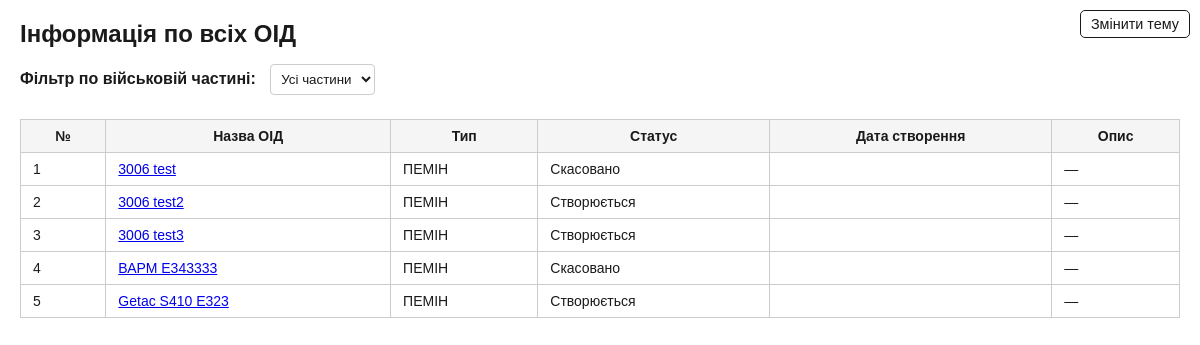
The app's page /oids/unit_overview/, older data.
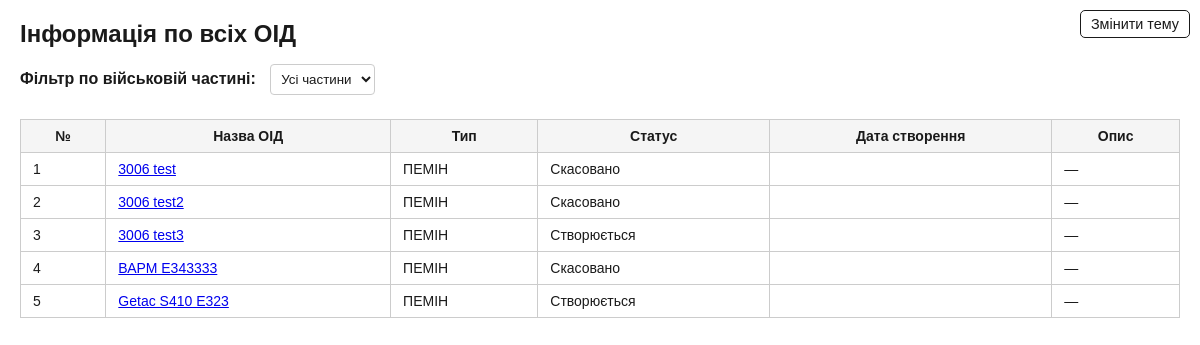
The same page, newer data.
### oids/models.py (models this page shows, shortened)
class OID(models.Model):  # Об'єкт інформаційної діяльності
    name = models.CharField(max_length=255, verbose_name="Назва")
    unit = models.ForeignKey(Unit, on_delete=models.CASCADE, verbose_name="Військова частина")
    sec_level = models.CharField(max_length=10, choices=SecLevelChoices.choices, default=SecLevelChoices.S, verbose_name="Гриф ОІД")
    room = models.CharField(max_length=255, verbose_name="Приміщення №")  # address -> room
    note = models.TextField(verbose_name="Примітка", blank=True, null=True)  # purpose -> note
    oid_type = models.CharField(max_length=10, choices=OIDTypeChoices.choices, default=OIDTypeChoices.PC, verbose_name="Тип ОІД")
    status = models.CharField(max_length=30, choices=OIDStatusChoices.choices, default=OIDStatusChoices.NEW, verbose_name="Поточний стан ОІД")
    created_by_document = models.OneToOneField(
        'Document',
        on_delete=models.SET_NULL,
        null=True,
        blank=True,
        related_name='first_doc_for_oid',
        verbose_name="Перший документ (Атестація/ІК)"
    )
    latest_document = models.ForeignKey(
        'Document',
        on_delete=models.SET_NULL,
        null=True,
        blank=True,
        related_name='latest_doc_for_oid',
        verbose_name="Останній документ"
    )

### oids/views.py (the view)
# urls.py: path('unit_overview/', views.unit_overview, name='unit_overview'),
def unit_overview(request):
    selected_unit_id = request.GET.get('unit')
    units = Unit.objects.all()
    if selected_unit_id:
        oids = OID.objects.filter(unit__id=selected_unit_id).order_by('name')
    else:
        oids = OID.objects.all().order_by('unit', 'name')
    return render(request, 'oids/unit_overview.html', {
        'oids': oids,
        'units': units,
        'selected_unit_id': selected_unit_id
    })

### oids/templates/oids/unit_overview.html (shortened to what this page needs)
<!DOCTYPE html>
<html lang="uk">
<head>
</head>
<body>
<button class="theme-toggle" onclick="toggleTheme()">Змінити тему</button>
{% block content %}
<h2>Інформація по всіх ОІД</h2>
<form method="get" class="mb-4">
  <label for="unit">Фільтр по військовій частині:</label>
  <select name="unit" id="unit" onchange="this.form.submit()">
    <option value="">Усі частини</option>
  </select>
</form>
<table class="table-auto w-full border-collapse border border-gray-300">
  <thead class="bg-gray-100">
    <tr>
      <th class="border px-4 py-2">№</th>
      <th class="border px-4 py-2">Назва ОІД</th>
      <th class="border px-4 py-2">Тип</th>
      <th class="border px-4 py-2">Статус</th>
      <th class="border px-4 py-2">Дата створення</th>
      <th class="border px-4 py-2">Опис</th>
    </tr>
  </thead>
  <tbody>
    {% for oid in oids %}
    <tr class="hover:bg-gray-50">
      <td class="border px-4 py-2">{{ forloop.counter }}</td>
<td class="border px-4 py-2"><a href="{% url 'oid_details' oid.id %}" class="text-blue-600 hover:underline">{{ oid.name }}</a></td>
      <td class="border px-4 py-2">{{ oid.get_oid_type_display }}</td>
      <td class="border px-4 py-2">{{ oid.get_status_display }}</td>
      <td class="border px-4 py-2">{{ oid.created_at }}</td>
      <td class="border px-4 py-2">{{ oid.description|default:"—" }}</td>
    </tr>
    {% empty %}
    <tr><td colspan="7" class="text-center py-4">ОІД не знайдено.</td></tr>
    {% endfor %}
  </tbody>
</table>
{% endblock %}
</body>
</html>

Row changes from the older to the newer data that the page shows:
changed OID "3006 test2": status "Створюється" → "Скасовано"
